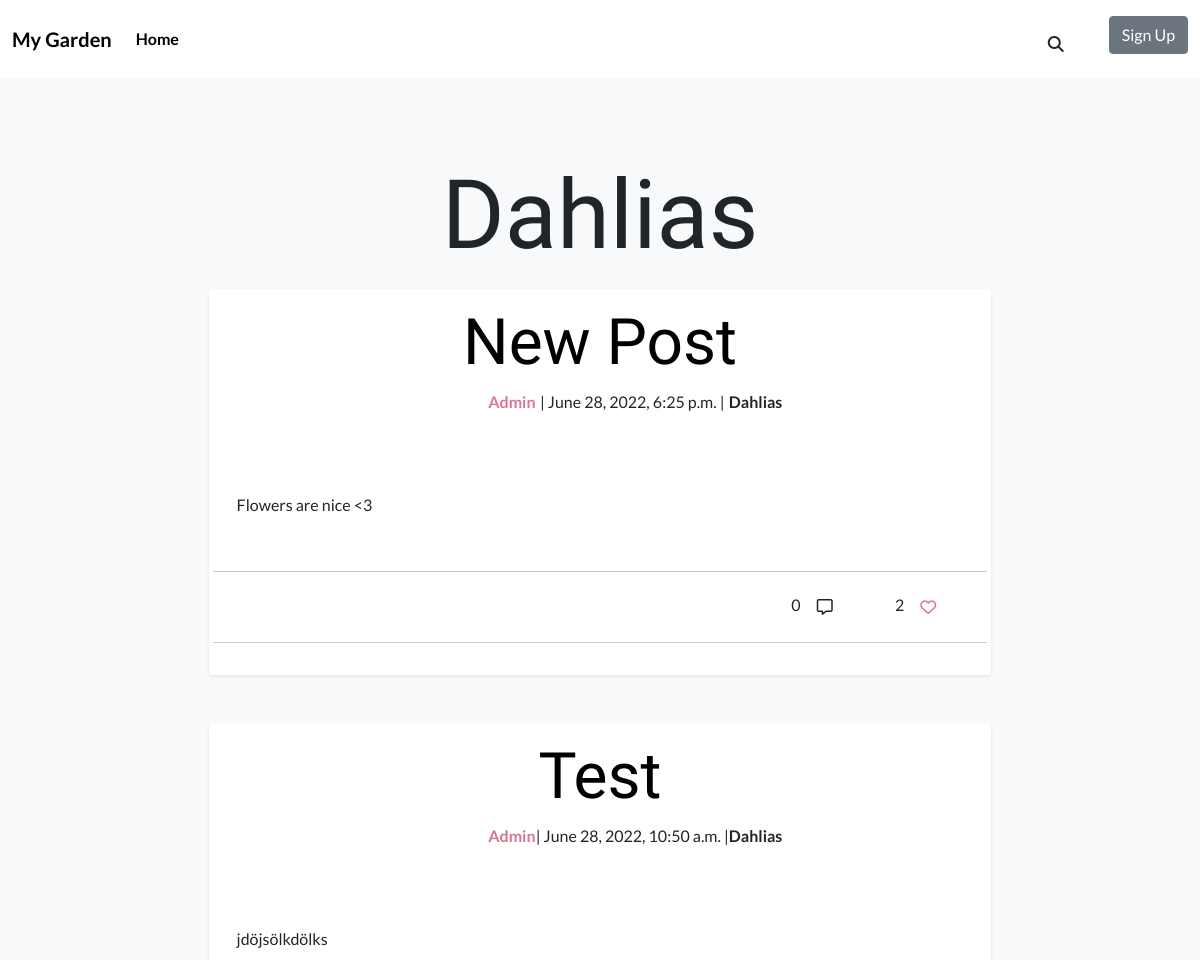
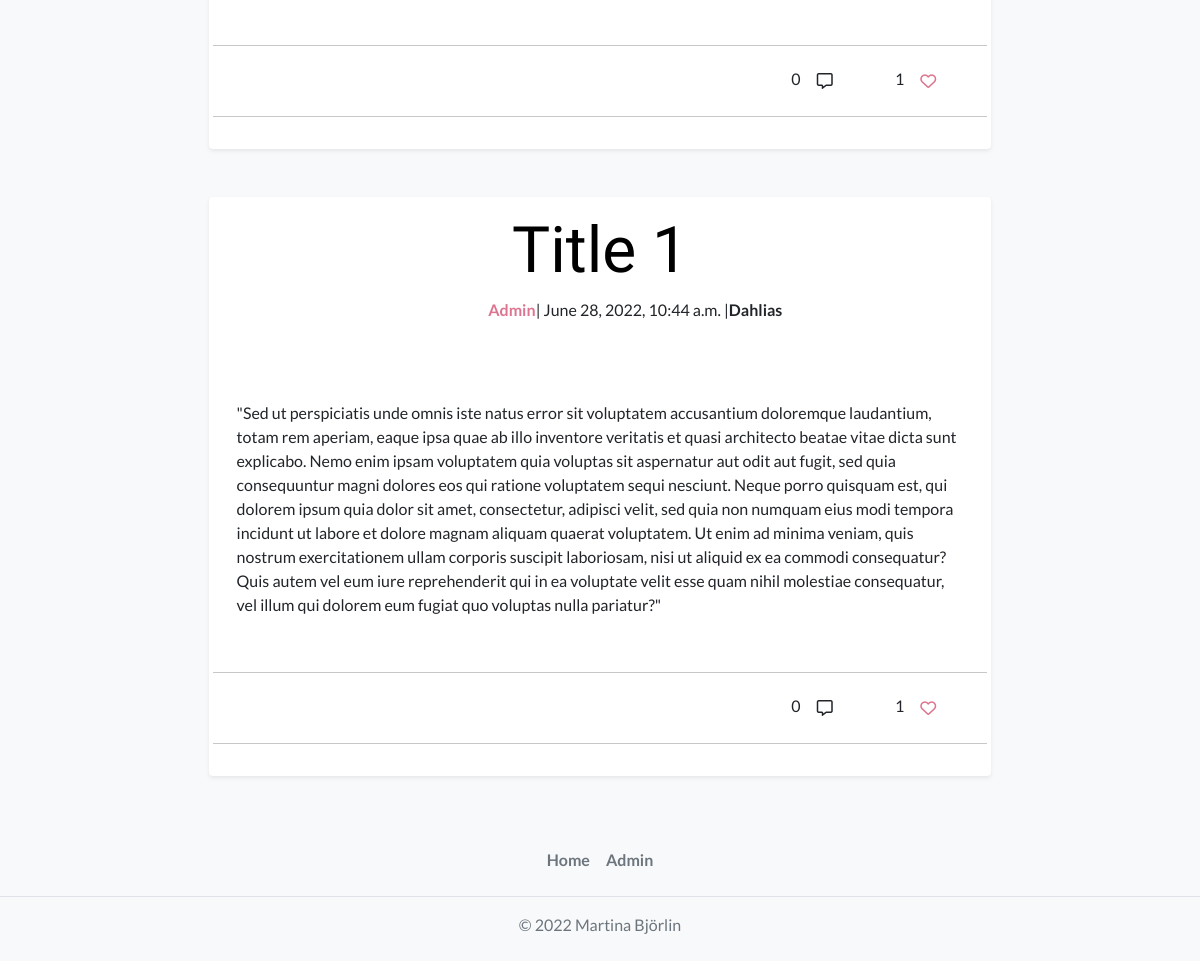
Page /category/dahlias/ on the committed database (2 pictures, top to bottom).
### blog_post/models.py (models this page shows, shortened)
class Category(models.Model):
    name = models.CharField(
        max_length=50,
        unique=True,
        blank=False,
        null=False,
        )
    slug = models.SlugField(
        max_length=200,
        unique=True,
        blank=False,
        null=False,
        )
    category_img = CloudinaryField(
        'category_image',
        default='default_image',
        )  #  TODO: Add a default picture
    class Meta:
        verbose_name_plural = "categories"
    def __str__(self):
        return f'{self.name}'

class Post(models.Model):
    PUBLISH_STATUS = ((0, 'Draft'), (1, 'Publish'))
    title = models.CharField(max_length=100)
    slug = models.SlugField(max_length=200, unique=True)
    meta_description = models.CharField(max_length=150, blank=True)
    author = models.ForeignKey(
        User,
        on_delete=models.CASCADE,
        related_name='post_author',
        )
    category = models.ForeignKey(
        Category,
        on_delete=models.CASCADE,
        related_name='post_category',
        )
    created_on = models.DateTimeField(auto_now_add=True)
    updated_on = models.DateTimeField(auto_now=True)
    content = models.TextField()
    published = models.IntegerField(choices=PUBLISH_STATUS, default=0)
    publish_date = models.DateTimeField(blank=True, null=True)
    likes = models.ManyToManyField(
        Profile,
        related_name='post_likes',
        default=[0],
        blank=True
        )
    number_of_likes = models.BigIntegerField(default='0')
    liked = models.BooleanField(default=False)
    post_img = CloudinaryField(
        'post_image',
        default='default_image'
        )  # TODO: Add a default picture
    class Meta:
        ordering = ['-created_on']

### home/views.py (the view)
# urls.py: path('category/<slug:slug>/', views.CategoryPostList.as_view(), name='post_by_category'),
class CategoryPostList(generic.ListView):
    model = Post
    template_name = 'posts_by_category.html'
    context_object_name = 'posts_by_category'
    def get(self, request, slug, *args, **kwargs):
        category = get_object_or_404(Category, slug=slug)
        all_published_posts = Post.objects.filter(published=1, category=category).order_by('-created_on')
        for post in all_published_posts:
            post.liked = False
            if post.likes.filter(id=self.request.user.id).exists():
                post.liked = True
        context = {
            'post_list': all_published_posts,
            'category': category
            }
        return render(
            request,
            'posts_by_category.html',
            context
        )

### home/templates/posts_by_category.html (shortened to what this page needs)
{% extends 'base.html' %}
{% load static %}
{% block content %}
    <h1 class="text-center mb-3">{{category.name}}</h1>
    {% for post in post_list %}
            {% include 'blog_post_list.html' %}
    {% endfor %}
{% endblock %}

### home/templates/blog_post_list.html (shortened to what this page needs)
{% block content %}
<article class="mx-auto blog-post-list shadow-sm p-3 mb-5 bg-body rounded">
    <div class="row">
        <span class="text-center">
            <a href="{% url 'blog_post' post.slug %}" class="blog-post-header">
                <h1 class="display-3 text-capitalize blog-post-header">{{post.title}}</h1>
            </a>
        </span>
    </div>
    <div class="row">
        <div class="col-lg-5 col-md-5 col-sm-5 g-0">
            <p class="text-lg-end text-md-end text-sm-end fw-bold post-author">{{post.author}}</p>
        </div>
        <div class="col-lg-3 col-md-7 col-sm-7 g-0">
            <p class="text-lg-center text-md-center">| {{post.created_on}} |</p>
        </div>
        <div class="col-lg-4 col-md-12 col-sm-12 g-0">
            <p class="text-lg-start text-md-center text-sm-center text- fw-bold">{{post.category}}</p>
        </div>
    </div>
    <div>
    </div>
    <article id="blog-post-body">
        <div class="row">
            <p class="blog-post-content"> {{post.content}} </p>
            <hr>
        </div>
    </article>
    <div class="comment-and-like-section">
        <div class="row">
            <div class="col-10">
                <p class="text-end">{{post.post_comments.count}}
                    <button class="btn btn-comments" type="button"><i class="far fa-comment-alt"></i></button>
                </p>
            </div>
            <div class="col-2 text-center">
                <span>{{post.number_of_likes}}</span>
                {% if request.user.is_authenticated %}
                    {% if post.liked %}
                    <button class="btn btn_likes" id="btn-like" name="{% url 'post_likes' post.slug %}" type="submit"
                    value="{{post.id}}"><i id="btn-i" class="fas fa-heart btn-icon"></i></button>
                    {% else %}
                    <button class="btn btn_likes" id="btn-like" name="{% url 'post_likes' post.slug %}" type="submit"
                    value="{{post.id}}"><i id="btn-i" class="far fa-heart btn-icon"></i></button>
                    {% endif %}
                {% else %}
                <button class="btn" id="btn-like" onclick="alertMsgVisitorLikes()"><i id="btn-i"
                        class="far fa-heart btn-icon"></i></button>
                {% endif %}
            </div>
            <hr>
        </div>
    </div>
</article>
{% endblock %}

### static/css/style.css (style rules this page uses)
h1 { font-family: 'Amatic SC', cursive; font-size: 6rem; }
body { font-family: 'Lato', sans-serif; }
a { text-decoration: none; text-align: center; color: black; }
#btn-i { color: #dc758f; }
.blog-post-header { display: inline-block; }
.blog-post-list { width: 70%; margin-bottom: 5%; padding-top: 2%; padding-left: 5%; padding-right: 5%; background-color: white; }
.post-author { color: #dc758f; }
.blog-post-content { padding: 5% 3% 5% 3%; }
.post-author { text-align: center; }

### rows in the picture
Category: name "Dahlias"
Post: title "New Post", author "Admin", created_on "June 28, 2022, 6:25 p.m.", category "Dahlias", content "Flowers are nice <3", post_comments.count "0", number_of_likes "2"
Post: title "Test", author "Admin", created_on "June 28, 2022, 10:50 a.m.", category "Dahlias", content "jdöjsölkdölks", post_comments.count "0", number_of_likes "1"
Post: title "Title 1", author "Admin", created_on "June 28, 2022, 10:44 a.m.", category "Dahlias", content "\"Sed ut perspiciatis unde omnis iste natus error sit voluptatem accusantium doloremque laudantium, totam rem aperiam, eaque ipsa quae ab illo inventore veritatis et quasi architecto beatae vitae dicta sunt explicabo. Nemo enim ipsam voluptatem quia voluptas sit aspernatur aut odit aut fugit, sed quia consequuntur magni dolores eos qui ratione voluptatem sequi nesciunt. Neque porro quisquam est, qui dolorem ipsum quia dolor sit amet, consectetur, adipisci velit, sed quia non numquam eius modi tempora incidunt ut labore et dolore magnam aliquam quaerat voluptatem. Ut enim ad minima veniam, quis nostrum exercitationem ullam corporis suscipit laboriosam, nisi ut aliquid ex ea commodi…", post_comments.count "0", number_of_likes "1"
